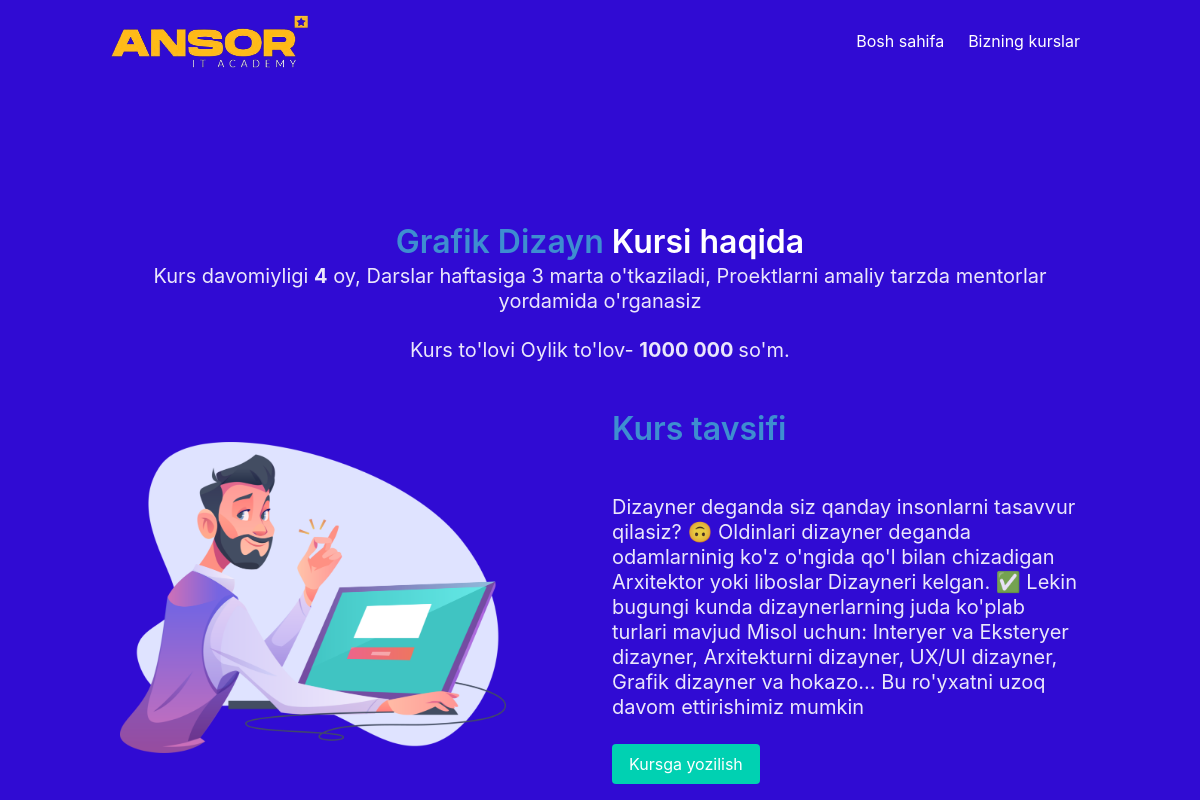
The app's page /about_detail/8 with its own data.
### blog/models.py (models this page shows, shortened)
class Course(models.Model):
    title = models.CharField(max_length=200)
    description = models.TextField()
    price = models.IntegerField()
    duration = models.IntegerField()
    image = models.ImageField(upload_to='Media/course-image',null=True,blank=True)

### blog/views.py (the view)
# urls.py: path('about_detail/<int:pk>',views.about_detail, name='about_detail'),
def about_detail(request,pk):
    course = Course.objects.get(pk=pk)
    context ={
        'course':course,
    }
    return render(request,'about_detail.html',context)

### templates/about_detail.html (shortened to what this page needs)
{% load static %}
<html lang="en">
<head>
    <link rel="stylesheet" href="https://cdn.jsdelivr.net/npm/bulma@0.9.3/css/bulma.min.css">
    <link rel="stylesheet" href="{% static 'css/style.css' %}">
</head>
<body>
    <section class="hero is-primary is-bold is-fullheight" style="background-image: linear-gradient(141deg, #300bd3 0, #300bd3 71%, #300bd3 100%);">
        <div class="hero-head">
            <nav class="navbar">
                <div class="container">
                    <div class="navbar-brand">
                        <a href="{% url 'home' %}" class="navbarItem">
                            <img src="{% static 'images/1.png' %}" alt="Logo" style="width:13rem; height:auto;" >
                        </a>
                    </div>
                    <div class="navbar-menu">
                        <div class="navbar-end">
                            <a href="{% url 'home' %}" class="navbar-item">Bosh sahifa</a>
                            <a href="#courses" class="navbar-item">Bizning kurslar</a>
                        </div>
                    </div>
                </div>
            </nav>
        </div>
    <section  class="details" style='padding:1rem' >
        <div class="container">
            <div class="has-text-centered" id="MYID">
                <h2 class="title"><span class="has-text-info" >{{ course.title }} </span> Kursi haqida </h2>
                <p class="subtitle">Kurs davomiyligi <b>{{ course.duration }}</b> oy,
                    Darslar haftasiga 3 marta o'tkaziladi,
                Proektlarni amaliy tarzda mentorlar yordamida o'rganasiz</p>
                <p class="subtitle">Kurs to'lovi Oylik to'lov- <b>{{ course.price }} 000 </b>  so'm. </p><br>
            </div>
            <div class="columns is-vcentered topic">
                <div class="column is-5">
                    <img src="{{course.image.url}}" alt="">
                </div>
                <div class="column is-offset-1">
                    <h1 class="title is-3 has-text-info">
                        Kurs tavsifi
                    </h1><br>
                    <h2 class="subtitle">{{ course.description }}</h2>
                    <a href="{% url 'about_course' %}">
                        <button class="button is-primary ">Kursga yozilish</button>
                    </a>
                </div>
            </div>
        </div>
    </section>
</body>

### static/css/style.css (style rules this page uses)
.hero.is-primary.is-bold { background-image: linear-gradient(141deg, #bdb8d3 0, #326ea0 71%, #617674eb 100%); }

### records on screen
Course: title "Grafik Dizayn", duration "4", price "1000", image (picture), description "Dizayner deganda siz qanday insonlarni tasavvur qilasiz? 🙃 Oldinlari dizayner deganda odamlarninig ko'z o'ngida qo'l bilan chizadigan Arxitektor yoki liboslar Dizayneri kelgan. ✅ Lekin bugungi kunda dizaynerlarning juda ko'plab turlari mavjud Misol uchun: Interyer va Eksteryer dizayner, Arxitekturni dizayner, UX/UI dizayner, Grafik dizayner va hokazo... Bu ro'yxatni uzoq davom ettirishimiz mumkin"
